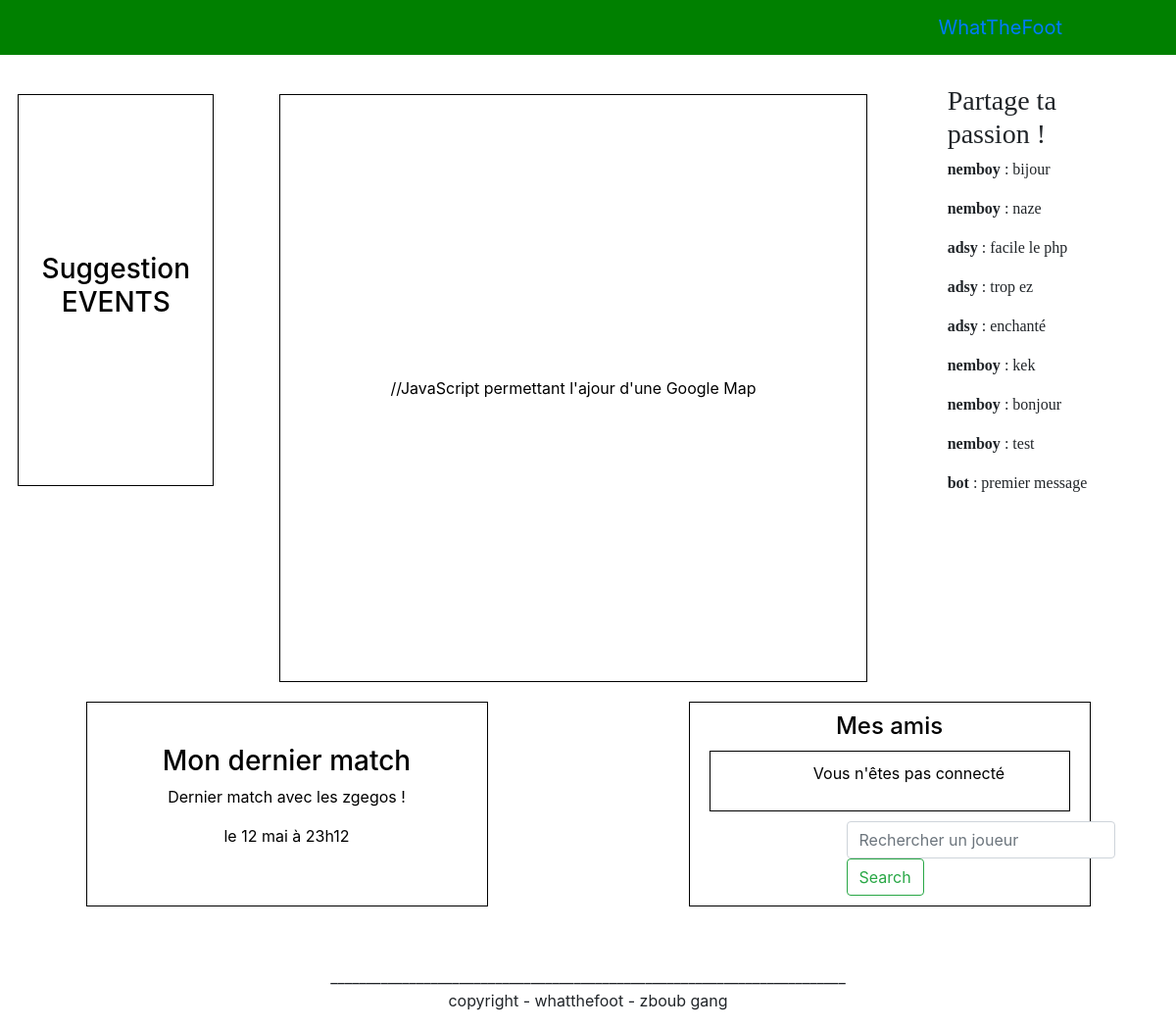
The page / on the database its author committed.
### tables this page shows
CREATE TABLE IF NOT EXISTS `chatgen` (
  `idMessage` int(11) NOT NULL AUTO_INCREMENT,
  `Pseudo` varchar(45) NOT NULL,
  `message` varchar(255) NOT NULL,
  PRIMARY KEY (`idMessage`)
);

### VUE/chatgen.php (the view, shortened to what this page needs)
<aside class="col-2 mx-auto" id="chatgen">
                    <h3>Partage ta passion !</h3>
				<?php
				$bdd = bdd();
				$reponse = $bdd->query('SELECT Pseudo, message FROM chatgen ORDER BY idMessage DESC LIMIT 0, 10');
				while ($donnees = $reponse->fetch())
				{
					echo '<p><strong>' . htmlspecialchars($donnees['Pseudo']) . '</strong> : ' . htmlspecialchars($donnees['message']) . '</p>';
				}
				?>
                </aside>
</div>

### css/style.css (style rules this page uses)
body, html { height: 100%; margin: 0px; min-height: 100%; }
#chatgen { font-family: verdana; }

### rows shown on the page
chatgen: Pseudo "nemboy", message "bijour"
chatgen: Pseudo "nemboy", message "naze"
chatgen: Pseudo "adsy", message "facile le php"
chatgen: Pseudo "adsy", message "trop ez"
chatgen: Pseudo "adsy", message "enchanté"
chatgen: Pseudo "nemboy", message "kek"
chatgen: Pseudo "nemboy", message "bonjour"
chatgen: Pseudo "nemboy", message "test"
chatgen: Pseudo "bot", message "premier message"
